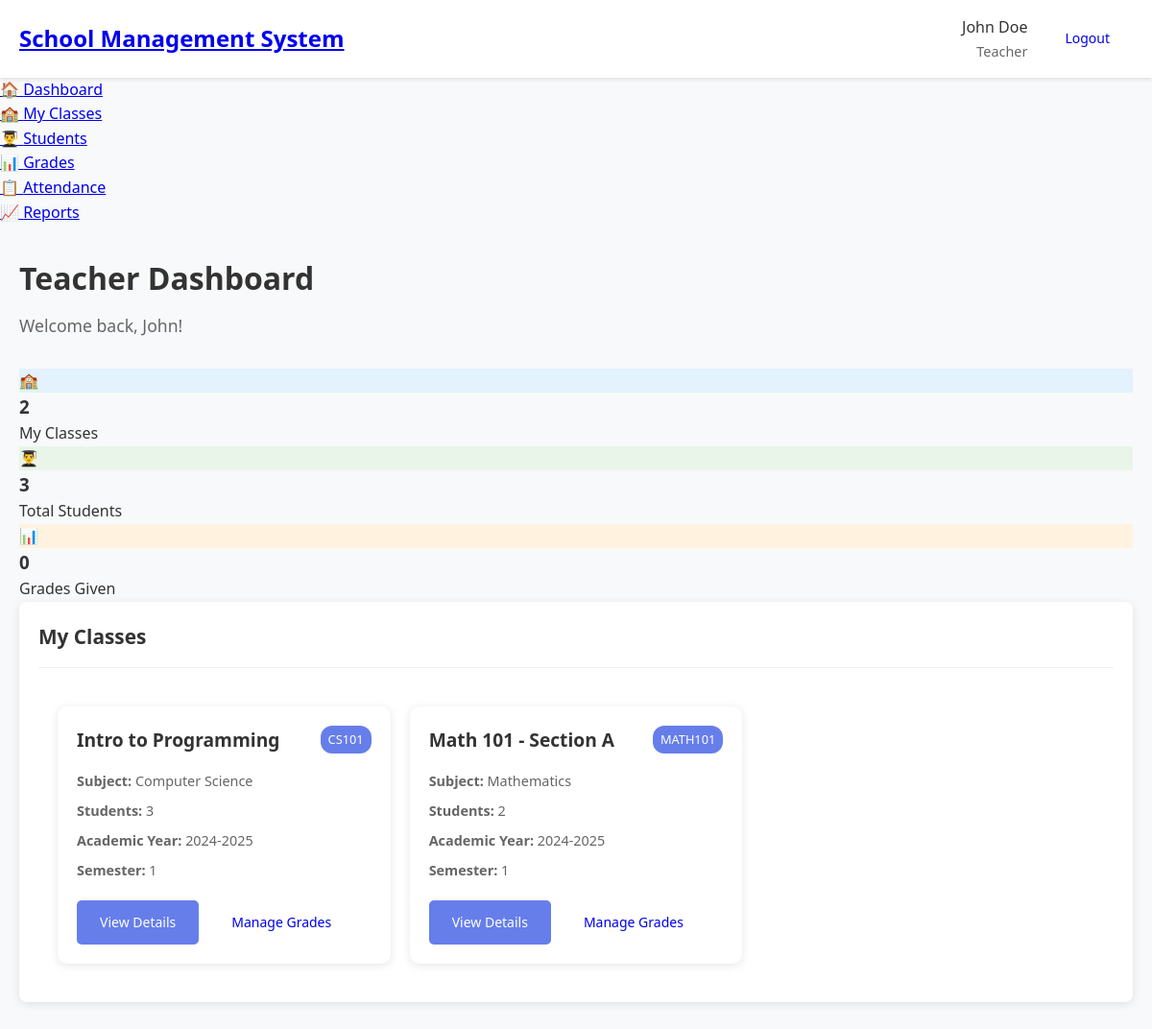
The page /teacher/dashboard.php (signed in) on the database its author committed.
### tables this page shows
CREATE TABLE classes (
    id INT PRIMARY KEY AUTO_INCREMENT,
    name VARCHAR(100) NOT NULL,
    subject_id INT,
    teacher_id INT,
    academic_year VARCHAR(20) NOT NULL,
    semester ENUM('1', '2') NOT NULL,
    max_students INT DEFAULT 30,
    created_at TIMESTAMP DEFAULT CURRENT_TIMESTAMP,
    FOREIGN KEY (subject_id) REFERENCES subjects(id) ON DELETE SET NULL,
    FOREIGN KEY (teacher_id) REFERENCES users(id) ON DELETE SET NULL
);

CREATE TABLE subjects (
    id INT PRIMARY KEY AUTO_INCREMENT,
    name VARCHAR(100) NOT NULL,
    code VARCHAR(20) UNIQUE NOT NULL,
    description TEXT,
    created_at TIMESTAMP DEFAULT CURRENT_TIMESTAMP
);

### teacher/dashboard.php (the view, shortened to what this page needs)
<?php
$database = new Database();
$db = $database->getConnection();
$teacher_id = $_SESSION['user_id'];
$query = "SELECT c.*, s.name as subject_name, s.code as subject_code,
                 COUNT(e.student_id) as enrolled_students
          FROM classes c
          LEFT JOIN subjects s ON c.subject_id = s.id
          LEFT JOIN enrollments e ON c.id = e.class_id AND e.status = 'active'
          WHERE c.teacher_id = :teacher_id
          GROUP BY c.id
          ORDER BY c.created_at DESC";
$stmt = $db->prepare($query);
$stmt->bindParam(":teacher_id", $teacher_id);
$stmt->execute();
$classes = $stmt->fetchAll(PDO::FETCH_ASSOC);
$stats = [];
$stats['total_classes'] = count($classes);
$query = "SELECT COUNT(DISTINCT e.student_id) as count
          FROM enrollments e
          JOIN classes c ON e.class_id = c.id
          WHERE c.teacher_id = :teacher_id AND e.status = 'active'";
$stmt = $db->prepare($query);
$stmt->bindParam(":teacher_id", $teacher_id);
$stmt->execute();
$stats['total_students'] = $stmt->fetch(PDO::FETCH_ASSOC)['count'];
$query = "SELECT COUNT(*) as count
          FROM grades g
          JOIN classes c ON g.class_id = c.id
          WHERE c.teacher_id = :teacher_id";
$stmt = $db->prepare($query);
$stmt->bindParam(":teacher_id", $teacher_id);
$stmt->execute();
$stats['total_grades'] = $stmt->fetch(PDO::FETCH_ASSOC)['count'];
?>
<!DOCTYPE html>
<html lang="en">
<head>
    <link rel="stylesheet" href="../assets/css/style.css">
    <link rel="stylesheet" href="../assets/css/teacher.css">
</head>
<body class="dashboard logged-in">
    <?php include 'includes/navbar.php'; ?>
    <div class="dashboard-container">
        <?php include 'includes/sidebar.php'; ?>
        <main class="main-content">
            <div class="page-header">
                <h1 class="page-title">Teacher Dashboard</h1>
                <p class="page-subtitle">Welcome back, <?php echo $_SESSION['first_name']; ?>!</p>
            </div>
            <div class="stats-grid">
                <div class="stat-card">
                    <div class="stat-icon classes-icon">🏫</div>
                    <div class="stat-content">
                        <h3><?php echo $stats['total_classes']; ?></h3>
                        <p>My Classes</p>
                    </div>
                </div>
                <div class="stat-card">
                    <div class="stat-icon students-icon">👨‍🎓</div>
                    <div class="stat-content">
                        <h3><?php echo $stats['total_students']; ?></h3>
                        <p>Total Students</p>
                    </div>
                </div>
                <div class="stat-card">
                    <div class="stat-icon grades-icon">📊</div>
                    <div class="stat-content">
                        <h3><?php echo $stats['total_grades']; ?></h3>
                        <p>Grades Given</p>
                    </div>
                </div>
            </div>
            <div class="dashboard-section">
                <div class="card">
                    <div class="card-header">
                        <h2 class="card-title">My Classes</h2>
                    </div>
                    <div class="classes-grid">
                        <?php foreach($classes as $class): ?>
                        <div class="class-card">
                            <div class="class-header">
                                <h3><?php echo htmlspecialchars($class['name']); ?></h3>
                                <span class="subject-code"><?php echo htmlspecialchars($class['subject_code']); ?></span>
                            </div>
                            <div class="class-info">
                                <p><strong>Subject:</strong> <?php echo htmlspecialchars($class['subject_name']); ?></p>
                                <p><strong>Students:</strong> <?php echo $class['enrolled_students']; ?></p>
                                <p><strong>Academic Year:</strong> <?php echo $class['academic_year']; ?></p>
                                <p><strong>Semester:</strong> <?php echo $class['semester']; ?></p>
                            </div>
                            <div class="class-actions">
                                <a href="class_details.php?id=<?php echo $class['id']; ?>" class="btn btn-primary btn-sm">View Details</a>
                                <a href="grades.php?class_id=<?php echo $class['id']; ?>" class="btn btn-secondary btn-sm">Manage Grades</a>
                            </div>
                        </div>
                        <?php endforeach; ?>
                    </div>
                </div>
            </div>
        </main>
    </div>
</body>
</html>

### assets/css/style.css (style rules this page uses)
* { margin: 0; padding: 0; box-sizing: border-box; }
body { font-family: "Segoe UI", Tahoma, Geneva, Verdana, sans-serif; line-height: 1.6; color: #333; background-color: #f5f5f5; }
.btn { padding: 12px 24px; border: none; border-radius: 5px; font-size: 14px; font-weight: 500; cursor: pointer; transition: all 0.3s ease; text-decoration: none; display: inline-block; text-align: center; }
.btn-primary { background: #667eea; color: white; }
.dashboard { min-height: 100vh; background-color: #f8f9fa; }
.main-content { max-width: 1200px; margin: 0 auto; padding: 30px 20px; }
.page-header { margin-bottom: 30px; }
.page-title { font-size: 2rem; color: #333; margin-bottom: 10px; }
.page-subtitle { color: #666; font-size: 1.1rem; }
.card { background: white; border-radius: 8px; box-shadow: 0 2px 10px rgba(0, 0, 0, 0.1); padding: 20px; margin-bottom: 20px; }
.card-header { border-bottom: 1px solid #eee; padding-bottom: 15px; margin-bottom: 20px; }
.card-title { font-size: 1.3rem; color: #333; margin: 0; }

### assets/css/teacher.css (style rules this page uses)
.classes-grid { display: grid; grid-template-columns: repeat(auto-fill, minmax(300px, 1fr)); gap: 20px; padding: 20px; }
.class-card { background: white; border-radius: 10px; padding: 20px; box-shadow: 0 2px 10px rgba(0, 0, 0, 0.1); transition: transform 0.3s ease, box-shadow 0.3s ease; }
.class-header { display: flex; justify-content: space-between; align-items: flex-start; margin-bottom: 15px; }
.class-header h3 { margin: 0; color: #333; font-size: 1.2rem; }
.subject-code { background: #667eea; color: white; padding: 4px 8px; border-radius: 12px; font-size: 0.8rem; font-weight: 500; }
.class-info { margin-bottom: 20px; }
.class-info p { margin: 8px 0; color: #666; font-size: 0.9rem; }
.class-actions { display: flex; gap: 10px; flex-wrap: wrap; }
.classes-icon { background: #e3f2fd; }
.students-icon { background: #e8f5e8; }
.grades-icon { background: #fff3e0; }

### rows shown on the page
classes: name "Intro to Programming", subject.code "CS101", subject.name "Computer Science", enrolled_students "3", academic_year "2024-2025", semester "1"
classes: name "Math 101 - Section A", subject.code "MATH101", subject.name "Mathematics", enrolled_students "2", academic_year "2024-2025", semester "1"

### other values the page prints
APP_NAME "School Management System"
$_SESSION['first_name'] "John"
$_SESSION['last_name'] "Doe"
$_SESSION['role'] "Teacher"
$stats['total_classes'] "2"
$stats['total_students'] "3"
$stats['total_grades'] "0"
